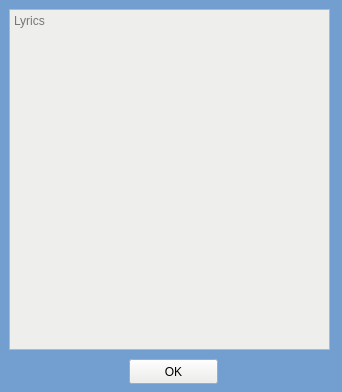
<?xml version="1.0" encoding="UTF-8"?>
<ui version="4.0">
 <class>SongLyrics</class>
 <widget class="QMainWindow" name="SongLyrics">
  <property name="geometry">
   <rect>
    <x>0</x>
    <y>0</y>
    <width>342</width>
    <height>392</height>
   </rect>
  </property>
  <property name="windowTitle">
   <string>Lyrics</string>
  </property>
  <widget class="QWidget" name="centralwidget">
   <widget class="QFrame" name="frame">
    <property name="geometry">
     <rect>
      <x>-1</x>
      <y>-11</y>
      <width>361</width>
      <height>431</height>
     </rect>
    </property>
    <property name="styleSheet">
     <string notr="true">background-color: rgb(114, 159, 207);</string>
    </property>
    <property name="frameShape">
     <enum>QFrame::StyledPanel</enum>
    </property>
    <property name="frameShadow">
     <enum>QFrame::Raised</enum>
    </property>
    <widget class="QTextEdit" name="textEdit">
     <property name="geometry">
      <rect>
       <x>10</x>
       <y>20</y>
       <width>321</width>
       <height>341</height>
      </rect>
     </property>
     <property name="styleSheet">
      <string notr="true">background-color: rgb(238, 238, 236);</string>
     </property>
     <property name="readOnly">
      <bool>true</bool>
     </property>
     <property name="placeholderText">
      <string>Lyrics</string>
     </property>
    </widget>
    <widget class="QPushButton" name="pushButton">
     <property name="geometry">
      <rect>
       <x>130</x>
       <y>370</y>
       <width>89</width>
       <height>25</height>
      </rect>
     </property>
     <property name="styleSheet">
      <string notr="true">background-color: rgb(238, 238, 236);</string>
     </property>
     <property name="text">
      <string>OK</string>
     </property>
    </widget>
   </widget>
  </widget>
 </widget>
 <resources/>
 <connections/>
</ui>
